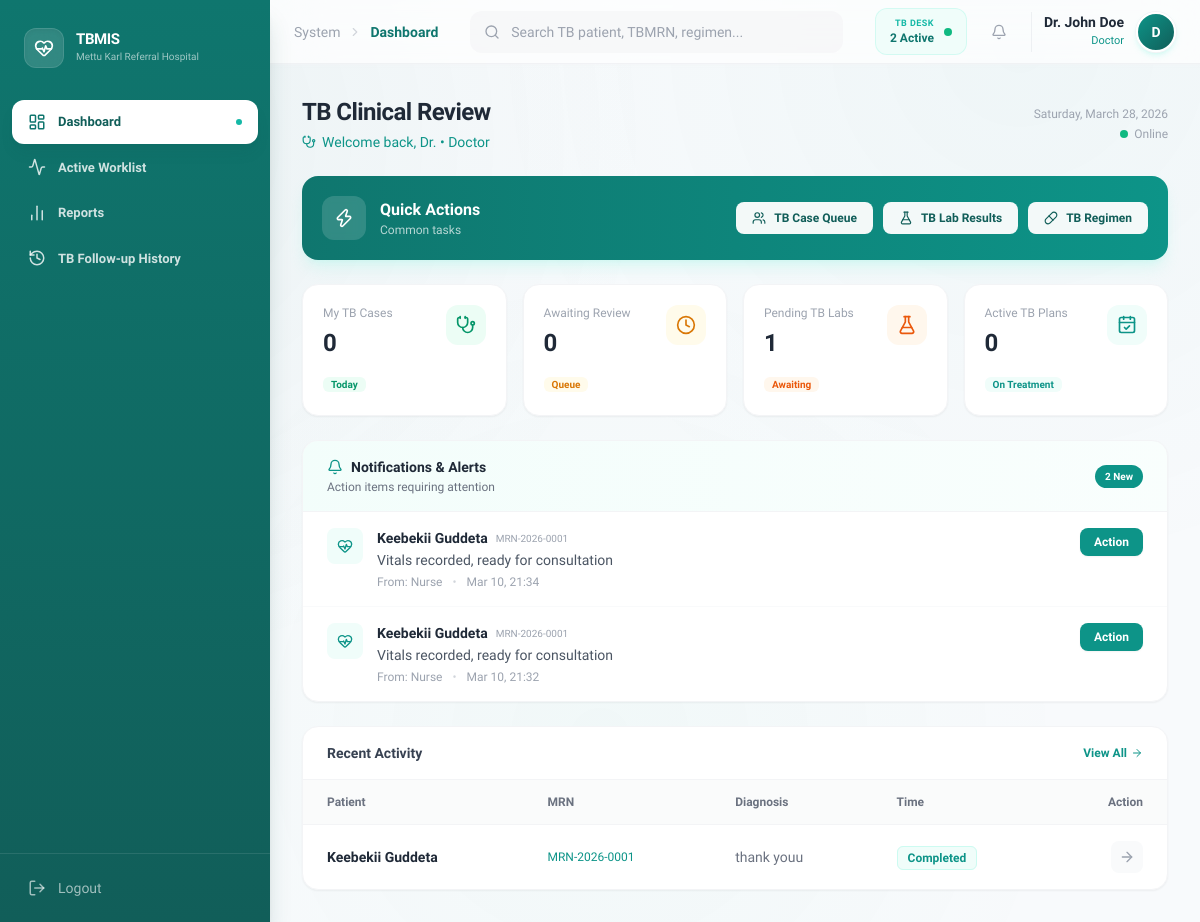
The app's page /index.php (signed in) with its own data.
### tables this page shows
CREATE TABLE `medical_visits` (
  `visit_id` varchar(20) NOT NULL,
  `patient_id` varchar(20) DEFAULT NULL,
  `visit_date` date NOT NULL,
  `visit_type` enum('Outpatient','Emergency','Inpatient') NOT NULL,
  `clinical_notes` text DEFAULT NULL,
  `created_at` timestamp NOT NULL DEFAULT current_timestamp(),
  `triage_level` enum('Critical','Urgent','Non-Urgent') DEFAULT NULL,
  `status` enum('active','completed','cancelled') NOT NULL DEFAULT 'active',
  `triage_completed` tinyint(1) DEFAULT 0,
  `doctor_assigned` varchar(20) DEFAULT NULL,
  `doctor_completed` tinyint(1) DEFAULT 0,
  `assigned_doctor_id` varchar(20) DEFAULT NULL,
  `assigned_nurse_id` varchar(20) DEFAULT NULL
);

CREATE TABLE `patients` (
  `patient_id` varchar(20) NOT NULL,
  `medical_record_number` varchar(30) NOT NULL,
  `full_name` varchar(100) NOT NULL,
  `age` int(11) NOT NULL,
  `gender` varchar(10) NOT NULL,
  `address` varchar(255) DEFAULT NULL,
  `contact_details` varchar(100) DEFAULT NULL,
  `registered_date` date NOT NULL,
  `created_at` timestamp NOT NULL DEFAULT current_timestamp()
);

CREATE TABLE `diagnoses` (
  `diagnosis_id` varchar(20) NOT NULL,
  `visit_id` varchar(20) DEFAULT NULL,
  `doctor_id` varchar(20) DEFAULT NULL,
  `diagnosis_details` text NOT NULL,
  `diagnosis_date` date NOT NULL,
  `created_at` timestamp NOT NULL DEFAULT current_timestamp(),
  `requires_follow_up` tinyint(1) DEFAULT 0,
  `follow_up_scheduled` tinyint(1) DEFAULT 0,
  `needs_vitals_review` tinyint(1) DEFAULT 0,
  `vitals_reviewed` tinyint(1) DEFAULT 0,
  `updated_at` timestamp NOT NULL DEFAULT current_timestamp() ON UPDATE current_timestamp(),
  `tb_classification` varchar(50) DEFAULT NULL,
  `tb_treatment_status` varchar(50) DEFAULT NULL,
  `mdr_tb_status` enum('Yes','No') DEFAULT 'No',
  `diagnosis_method` varchar(50) DEFAULT NULL
);

### modules/dashboard.php (the view, shortened to what this page needs)
<?php
$userRole = $_SESSION['role'];
$userId = $_SESSION['user_id'];
$pendingLabs = $db->query("SELECT COUNT(*) FROM lab_requests WHERE status = 'pending'")->fetchColumn();
$activeTbPlans = $db->query("SELECT COUNT(*) FROM treatment_plans WHERE end_date IS NULL OR end_date >= CURRENT_DATE")->fetchColumn();
$roleConfig = [];
switch ($userRole) {
    case 'Doctor':
        $myTodayPatients = $db->prepare("SELECT COUNT(DISTINCT visit_id) FROM diagnoses WHERE doctor_id = ? AND DATE(diagnosis_date) = CURRENT_DATE");
        $myTodayPatients->execute([$userId]);
        break;
}
$allNotifications = [];
if (!empty($roleConfig['notifications'])) {
    foreach ($roleConfig['notifications'] as $key => $query) {
        $stmt = $db->prepare($query);
        $stmt->execute();
        $results = $stmt->fetchAll(PDO::FETCH_ASSOC);
        $allNotifications = array_merge($allNotifications, $results);
    }
}
usort($allNotifications, function($a, $b) {
    return strtotime($b['created_at']) - strtotime($a['created_at']);
});
$recentNotifications = array_slice($allNotifications, 0, 10);
$recentActivity = [];
if (isset($roleConfig['recentActivity']['query'])) {
    $stmt = $db->prepare($roleConfig['recentActivity']['query']);
    if (!empty($roleConfig['recentActivity']['params'])) {
        $stmt->execute($roleConfig['recentActivity']['params']);
    } else {
        $stmt->execute();
    }
    $recentActivity = $stmt->fetchAll(PDO::FETCH_ASSOC);
}
?>
<div class="space-y-6">
    <div class="flex items-center justify-between">
        <div>
            <h1 class="text-2xl font-bold text-gray-800 tracking-tight">
                <?php echo $roleConfig['welcome']; ?>
            </h1>
            <p class="text-sm text-primary-600 font-medium mt-1 flex items-center gap-1.5">
                <i data-lucide="<?php echo $roleConfig['icon']; ?>" class="w-3.5 h-3.5"></i>
                Welcome back, <?php echo explode(' ', $_SESSION['full_name'])[0]; ?> &bull; <?php echo $userRole; ?>
            </p>
        </div>
        <div class="text-right hidden sm:block">
            <p class="text-xs font-medium text-gray-400"><?php echo date('l, F j, Y'); ?></p>
            <p class="text-xs text-gray-400 mt-1 flex items-center justify-end gap-1.5">
                <span class="inline-block w-2 h-2 bg-emerald-500 rounded-full pulse-glow"></span>
                Online
            </p>
        </div>
    </div>
    <?php if (!empty($roleConfig['quickActions'])): ?>
    <div class="bg-gradient-to-r from-[#0F766E] to-[#0d9488] rounded-2xl p-5 text-white shadow-lg shadow-primary-200/30">
        <div class="flex flex-col md:flex-row items-center justify-between gap-4">
            <div class="flex items-center gap-3.5">
                <div class="w-11 h-11 bg-white/15 rounded-xl flex items-center justify-center backdrop-blur-sm">
                    <i data-lucide="zap" class="w-5 h-5"></i>
                </div>
                <div>
                    <h3 class="font-bold text-base">Quick Actions</h3>
                    <p class="text-white/70 text-xs font-medium">Common tasks</p>
                </div>
            </div>
            <div class="flex flex-wrap gap-2.5">
                <?php foreach ($roleConfig['quickActions'] as $action): ?>
                    <a href="index.php?page=<?php echo $action['page']; ?>"
                        class="px-4 py-2 bg-white/95 text-primary-800 rounded-lg font-semibold text-xs hover:bg-white hover:shadow-lg transition-all duration-200 flex items-center gap-2">
                        <i data-lucide="<?php echo $action['icon']; ?>" class="w-3.5 h-3.5"></i>
                        <?php echo $action['label']; ?>
                    </a>
                <?php endforeach; ?>
            </div>
        </div>
    </div>
    <?php endif; ?>
    <div class="grid grid-cols-1 sm:grid-cols-2 lg:grid-cols-4 gap-4">
        <?php foreach ($roleConfig['stats'] as $s): ?>
            <div class="bg-white p-5 rounded-2xl shadow-sm border border-gray-100 hover:shadow-md hover:border-gray-200 transition-all duration-200 group card-hover">
                <div class="flex justify-between items-start">
                    <div>
                        <p class="text-xs font-medium text-gray-400"><?php echo $s['label']; ?></p>
                        <h3 class="text-2xl font-bold text-gray-800 mt-1.5"><?php echo $s['value']; ?></h3>
                    </div>
                    <div class="w-10 h-10 bg-<?php echo $s['color']; ?>-50 text-<?php echo $s['color']; ?>-600 rounded-xl flex items-center justify-center group-hover:bg-<?php echo $s['color']; ?>-600 group-hover:text-white transition-all duration-200">
                        <i data-lucide="<?php echo $s['icon']; ?>" class="w-5 h-5"></i>
                    </div>
                </div>
                <div class="mt-3">
                    <span class="text-[10px] font-semibold text-<?php echo $s['color']; ?>-600 px-2 py-0.5 bg-<?php echo $s['color']; ?>-50 rounded-md">
                        <?php echo $s['trend']; ?>
                    </span>
                </div>
            </div>
        <?php endforeach; ?>
    </div>
    <?php if (!empty($recentNotifications)): ?>
    <div class="bg-white rounded-2xl shadow-sm border border-gray-100 overflow-hidden">
        <div class="px-6 py-4 border-b border-gray-100 flex justify-between items-center bg-gradient-to-r from-teal-50/80 to-teal-50/40">
            <div>
                <h4 class="font-bold text-gray-800 text-sm flex items-center gap-2">
                    <i data-lucide="bell" class="w-4 h-4 text-teal-600"></i>
                    Notifications & Alerts
                </h4>
                <p class="text-xs text-gray-500 font-medium mt-0.5">
                    Action items requiring attention
                </p>
            </div>
            <span class="px-2.5 py-1 bg-teal-600 text-white text-[10px] font-semibold rounded-full">
                <?php echo count($recentNotifications); ?> New
            </span>
        </div>
        <div class="divide-y divide-gray-50 max-h-[500px] overflow-y-auto custom-scrollbar">
            <?php foreach ($recentNotifications as $note): ?>
                <div class="px-6 py-4 hover:bg-gray-50/50 transition-all duration-200 group">
                    <div class="flex items-start gap-3.5">
                        <div class="w-9 h-9 bg-<?php echo $note['color']; ?>-50 text-<?php echo $note['color']; ?>-600 rounded-lg flex items-center justify-center shrink-0 group-hover:scale-105 transition-transform">
                            <i data-lucide="<?php echo $note['icon']; ?>" class="w-4 h-4"></i>
                        </div>
                        <div class="flex-1 min-w-0">
                            <div class="flex items-center gap-2 mb-0.5">
                                <span class="text-sm font-semibold text-gray-800"><?php echo $note['patient_name']; ?></span>
                                <span class="text-[10px] font-medium text-gray-400"><?php echo $note['medical_record_number']; ?></span>
                            </div>
                            <p class="text-sm font-medium text-gray-600 mb-1"><?php echo $note['message']; ?></p>
                            <div class="flex items-center gap-2.5 text-xs">
                                <span class="text-gray-400 font-medium">From: <?php echo $note['from_name']; ?></span>
                                <span class="text-gray-300">&bull;</span>
                                <span class="text-gray-400"><?php echo date('M d, H:i', strtotime($note['created_at'])); ?></span>
                            </div>
                        </div>
                        <button onclick="handleNotification('<?php echo $note['source']; ?>', '<?php echo $note['id']; ?>', '<?php echo $note['patient_id']; ?>')"
                            class="px-3.5 py-1.5 bg-<?php echo $note['color']; ?>-600 text-white rounded-lg font-semibold text-xs hover:bg-<?php echo $note['color']; ?>-700 transition-all duration-200 shadow-sm hover:shadow-md active:scale-[0.97] shrink-0">
                            Action
                        </button>
                    </div>
                </div>
            <?php endforeach; ?>
        </div>
    </div>
    <?php endif; ?>
    <div class="bg-white rounded-2xl shadow-sm border border-gray-100 overflow-hidden">
        <div class="px-6 py-4 border-b border-gray-100 flex justify-between items-center">
            <h4 class="font-bold text-gray-700 text-sm">Recent Activity</h4>
            <a href="index.php?page=records" class="text-primary-600 text-xs font-semibold hover:text-primary-700 hover:underline flex items-center gap-1 transition-colors">
                View All <i data-lucide="arrow-right" class="w-3 h-3"></i>
            </a>
        </div>
        <div class="overflow-x-auto">
            <table class="w-full text-left">
                <thead class="bg-gray-50/80 text-gray-500 text-xs font-medium border-b border-gray-100">
                    <tr>
                        <?php foreach ($roleConfig['recentActivity']['columns'] as $col): ?>
                            <th class="px-6 py-3.5"><?php echo $col; ?></th>
                        <?php endforeach; ?>
                        <th class="px-6 py-3.5 text-right">Action</th>
                    </tr>
                </thead>
                <tbody class="divide-y divide-gray-50">
                    <?php foreach ($recentActivity as $row): ?>
                        <tr class="hover:bg-gray-50/50 transition-all duration-150 group">
                            <td class="px-6 py-4 font-semibold text-gray-800 text-sm"><?php echo $row['full_name']; ?></td>
                            <td class="px-6 py-4 text-xs font-medium text-primary-600"><?php echo $row['medical_record_number']; ?></td>
                            <td class="px-6 py-4 text-sm text-gray-500"><?php echo $row['details'] ?? $row['address'] ?? $row['test_type'] ?? $row['medication_name'] ?? '-'; ?></td>
                            <td class="px-6 py-4">
                                <span class="px-2.5 py-1 bg-<?php echo $row['color']; ?>-50 text-<?php echo $row['color']; ?>-600 text-xs font-semibold rounded-md border border-<?php echo $row['color']; ?>-100">
                                    <?php echo $row['status'] ?? 'Active'; ?>
                                </span>
                            </td>
                            <td class="px-6 py-4 text-right">
                                <button onclick="viewPatientDetail(<?php echo htmlspecialchars(json_encode($row)); ?>)"
                                    class="p-2 bg-gray-50 text-gray-400 group-hover:bg-primary-600 group-hover:text-white rounded-lg transition-all duration-200">
                                    <i data-lucide="arrow-right" class="w-4 h-4"></i>
                                </button>
                            </td>
                        </tr>
                    <?php endforeach; ?>
                </tbody>
            </table>
        </div>
    </div>
</div>

### index.php (style rules this page uses)
body { font-family: 'Sora', sans-serif; background: #F8FAFC; }
body::before { content: ''; position: fixed; top: 0; left: 0; right: 0; bottom: 0; background: radial-gradient(circle at 10% 15%, rgba(15, 118, 110, 0.06), transparent 40%), radial-gradient(circle at 85% 5%, rgba(13, 148, 136, 0.04), transparent 40%), radial-gradient(circle at 50% 80%, rgba(16, 185, 129, 0.03), transparent 50%); pointer-events: none; z-index: 0; }
*, *::before, *::after { transition-property: color, background-color, border-color, box-shadow, transform, opacity; transition-timing-function: cubic-bezier(0.4, 0, 0.2, 1); }
.overflow-x-auto { overflow-x: auto; overflow-y: hidden; }
.card-hover { transition: transform 0.2s ease, box-shadow 0.2s ease; }
.pulse-glow { animation: pulseGlow 2s ease-in-out infinite; }

### records on screen
medical_visits: patient.full_name "Keebekii Guddeta", patient.medical_record_number "MRN-2026-0001", message "Vitals recorded, ready for consultation", from_name "Nurse", created_at "Mar 10, 21:34"
medical_visits: patient.full_name "Keebekii Guddeta", patient.medical_record_number "MRN-2026-0001", message "Vitals recorded, ready for consultation", from_name "Nurse", created_at "Mar 10, 21:32"
diagnoses: patients.full_name "Keebekii Guddeta", patients.medical_record_number "MRN-2026-0001", diagnosis_details "thank youu", status "Completed"

### other values on screen
$item['label'] "Dashboard"
$item['label'] "Active Worklist"
$item['label'] "Reports"
$item['label'] "TB Follow-up History"
str_replace('-', ' ', $page) "Dashboard"
$myLoad "2"
$_SESSION['full_name'] "Dr. John Doe"
$_SESSION['role'] "Doctor"
substr($_SESSION['full_name'], 0, 1) "D"
$roleConfig['welcome'] "TB Clinical Review"
explode(' ', $_SESSION['full_name'])[0] "Dr."
$userRole "Doctor"
$action['label'] "TB Case Queue"
$action['label'] "TB Lab Results"
$action['label'] "TB Regimen"
